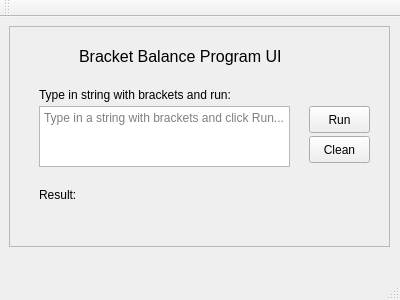
<?xml version="1.0" encoding="UTF-8"?>
<ui version="4.0">
 <class>MainWindow</class>
 <widget class="QMainWindow" name="MainWindow">
  <property name="geometry">
   <rect>
    <x>0</x>
    <y>0</y>
    <width>400</width>
    <height>300</height>
   </rect>
  </property>
  <property name="windowTitle">
   <string>MainWindow</string>
  </property>
  <widget class="QWidget" name="centralWidget">
   <widget class="QFrame" name="frame">
    <property name="geometry">
     <rect>
      <x>9</x>
      <y>9</y>
      <width>381</width>
      <height>221</height>
     </rect>
    </property>
    <property name="frameShape">
     <enum>QFrame::StyledPanel</enum>
    </property>
    <property name="frameShadow">
     <enum>QFrame::Raised</enum>
    </property>
    <widget class="QLabel" name="label_Title">
     <property name="geometry">
      <rect>
       <x>70</x>
       <y>20</y>
       <width>231</width>
       <height>20</height>
      </rect>
     </property>
     <property name="font">
      <font>
       <pointsize>12</pointsize>
      </font>
     </property>
     <property name="text">
      <string>Bracket Balance Program UI </string>
     </property>
    </widget>
    <widget class="QLabel" name="label_TextEdit">
     <property name="geometry">
      <rect>
       <x>30</x>
       <y>60</y>
       <width>261</width>
       <height>17</height>
      </rect>
     </property>
     <property name="text">
      <string>Type in string with brackets and run:</string>
     </property>
    </widget>
    <widget class="QTextEdit" name="textEdit">
     <property name="geometry">
      <rect>
       <x>30</x>
       <y>80</y>
       <width>251</width>
       <height>61</height>
      </rect>
     </property>
     <property name="placeholderText">
      <string>Type in a string with brackets and click Run...</string>
     </property>
    </widget>
    <widget class="QLabel" name="label_Result">
     <property name="geometry">
      <rect>
       <x>30</x>
       <y>160</y>
       <width>64</width>
       <height>17</height>
      </rect>
     </property>
     <property name="text">
      <string>Result:</string>
     </property>
    </widget>
    <widget class="QLabel" name="label_ResultArea">
     <property name="geometry">
      <rect>
       <x>80</x>
       <y>180</y>
       <width>271</width>
       <height>20</height>
      </rect>
     </property>
     <property name="text">
      <string/>
     </property>
    </widget>
    <widget class="QPushButton" name="pushButton_Run">
     <property name="geometry">
      <rect>
       <x>300</x>
       <y>80</y>
       <width>61</width>
       <height>27</height>
      </rect>
     </property>
     <property name="text">
      <string>Run</string>
     </property>
    </widget>
    <widget class="QPushButton" name="pushButton_Clean">
     <property name="geometry">
      <rect>
       <x>300</x>
       <y>110</y>
       <width>61</width>
       <height>27</height>
      </rect>
     </property>
     <property name="text">
      <string>Clean</string>
     </property>
    </widget>
   </widget>
  </widget>
  <widget class="QMenuBar" name="menuBar">
   <property name="geometry">
    <rect>
     <x>0</x>
     <y>0</y>
     <width>400</width>
     <height>25</height>
    </rect>
   </property>
  </widget>
  <widget class="QToolBar" name="mainToolBar">
   <attribute name="toolBarArea">
    <enum>TopToolBarArea</enum>
   </attribute>
   <attribute name="toolBarBreak">
    <bool>false</bool>
   </attribute>
  </widget>
  <widget class="QStatusBar" name="statusBar"/>
 </widget>
 <layoutdefault spacing="6" margin="11"/>
 <resources/>
 <connections/>
</ui> 
